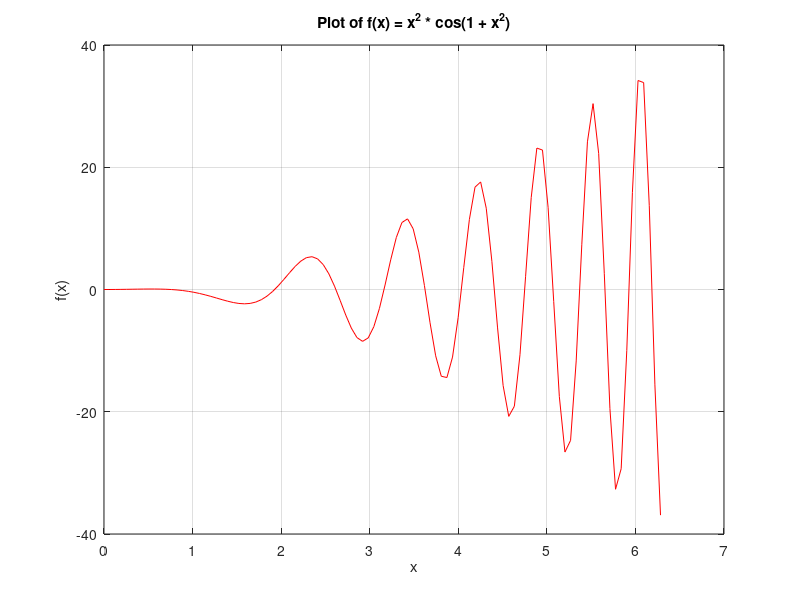

MATLAB code to generate this figure:
clc
clear all
close all

x = linspace(0,2*pi)

f = @(x) x.^2.*cos(1+x.^2)

plot(x,f(x),'r')
xlabel('x');
ylabel('f(x)');
title('Plot of f(x) = x^2 * cos(1 + x^2)');
grid on;
